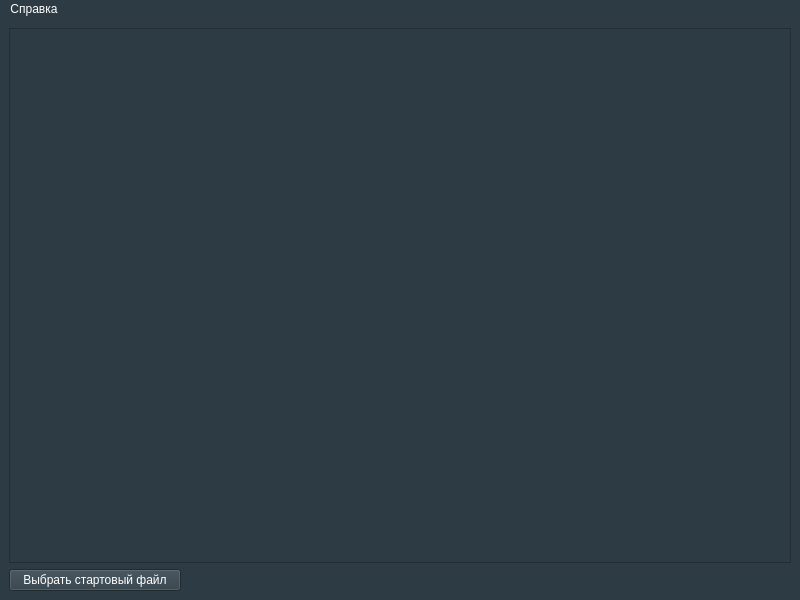
<?xml version="1.0" encoding="UTF-8"?>
<ui version="4.0">
 <class>MainWindow</class>
 <widget class="QMainWindow" name="MainWindow">
  <property name="geometry">
   <rect>
    <x>0</x>
    <y>0</y>
    <width>800</width>
    <height>600</height>
   </rect>
  </property>
  <property name="windowTitle">
   <string>MainWindow</string>
  </property>
  <property name="windowIcon">
   <iconset resource="resource.qrc">
    <normaloff>:/assets/icon.ico</normaloff>:/assets/icon.ico</iconset>
  </property>
  <property name="styleSheet">
   <string notr="true">color: white;
background-color: rgb(45, 59, 68);</string>
  </property>
  <widget class="QWidget" name="centralwidget">
   <layout class="QVBoxLayout" name="verticalLayout_2">
    <item>
     <layout class="QVBoxLayout" name="verticalLayout">
      <item>
       <widget class="QTextEdit" name="txt_edit_protokol">
        <property name="font">
         <font>
          <pointsize>12</pointsize>
         </font>
        </property>
        <property name="autoFillBackground">
         <bool>false</bool>
        </property>
       </widget>
      </item>
      <item>
       <layout class="QHBoxLayout" name="horizontalLayout">
        <item>
         <widget class="QPushButton" name="pbutton_choose_files">
          <property name="cursor">
           <cursorShape>PointingHandCursor</cursorShape>
          </property>
          <property name="text">
           <string>   Выбрать стартовый файл   </string>
          </property>
         </widget>
        </item>
        <item>
         <spacer name="horizontalSpacer">
          <property name="orientation">
           <enum>Qt::Horizontal</enum>
          </property>
          <property name="sizeHint" stdset="0">
           <size>
            <width>40</width>
            <height>20</height>
           </size>
          </property>
         </spacer>
        </item>
       </layout>
      </item>
     </layout>
    </item>
   </layout>
  </widget>
  <widget class="QMenuBar" name="menubar">
   <property name="geometry">
    <rect>
     <x>0</x>
     <y>0</y>
     <width>800</width>
     <height>21</height>
    </rect>
   </property>
   <property name="cursor">
    <cursorShape>ArrowCursor</cursorShape>
   </property>
   <widget class="QMenu" name="menu">
    <property name="cursor">
     <cursorShape>PointingHandCursor</cursorShape>
    </property>
    <property name="title">
     <string>Справка</string>
    </property>
    <addaction name="action"/>
   </widget>
   <addaction name="menu"/>
  </widget>
  <action name="action">
   <property name="icon">
    <iconset resource="resource.qrc">
     <normaloff>:/assets/info.ico</normaloff>:/assets/info.ico</iconset>
   </property>
   <property name="text">
    <string>О программе</string>
   </property>
   <property name="iconVisibleInMenu">
    <bool>true</bool>
   </property>
  </action>
 </widget>
 <resources>
  <include location="resource.qrc"/>
 </resources>
 <connections/>
</ui>
